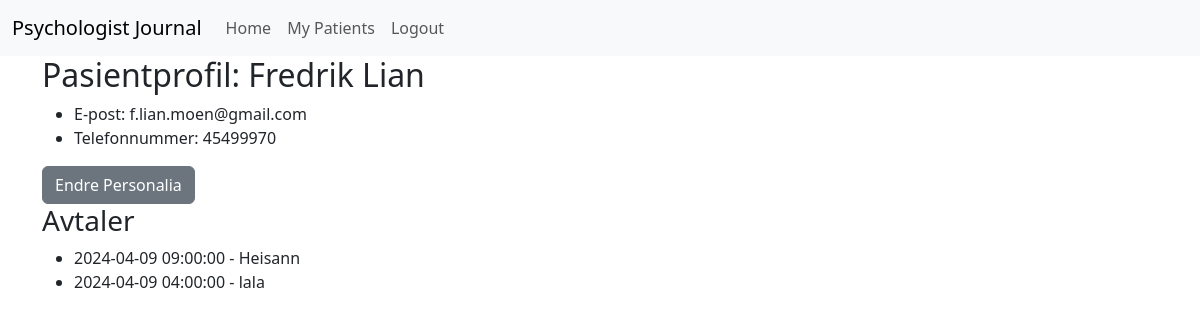
The app's page /patient/1 (signed in), older data.
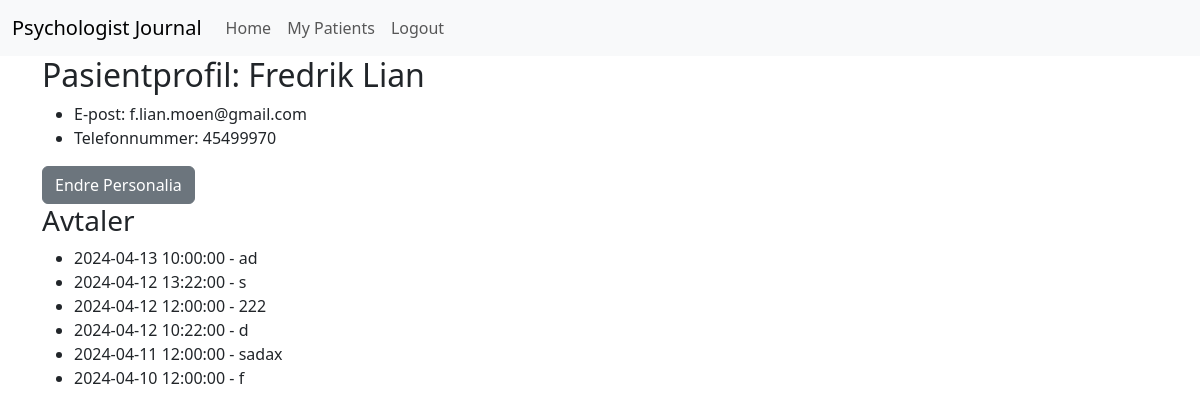
The same page, newer data.
### app/models.py (models this page shows)
class Patient(db.Model):
    id = db.Column(db.Integer, primary_key=True)
    first_name = db.Column(db.String(50), nullable=False)
    last_name = db.Column(db.String(50), nullable=False)
    birth_number = db.Column(db.String(11), unique=True, nullable=False)
    birth_date = db.Column(db.String(10), nullable=False)
    phone_number = db.Column(db.String(20), nullable=False)
    email = db.Column(db.String(100), nullable=False)
    gender = db.Column(db.String(10), nullable=False)
    address = db.Column(db.String(100), nullable=False)
    postal_code = db.Column(db.String(10), nullable=False)
    municipality = db.Column(db.String(50), nullable=False)
    psychologist_id = db.Column(db.Integer, db.ForeignKey('psychologist.id'), nullable=False)
    patient_appointments = db.relationship('Appointment', backref='patient', lazy=True)

class Appointment(db.Model):
    id = db.Column(db.Integer, primary_key=True)
    datetime = db.Column(db.DateTime, nullable=False, default=datetime.utcnow)
    description = db.Column(db.String(200))
    patient_id = db.Column(db.Integer, db.ForeignKey('patient.id'), nullable=False)

### app/routes.py (the view)
@app.route("/patient/<int:patient_id>")
@login_required
def view_patient(patient_id):
    patient = Patient.query.get_or_404(patient_id)
    appointments = Appointment.query.filter_by(patient_id=patient_id).order_by(Appointment.datetime.desc()).all()
    return render_template('patient_profile.html', patient=patient, appointments=appointments)

### app/models.py (called while the page is built)
@login_manager.user_loader
def load_user(user_id):
    return Psychologist.query.get(int(user_id))

### app/templates/patient_profile.html
{% extends "base.html" %}
{% block content %}
<h2>Pasientprofil: {{ patient.first_name }} {{ patient.last_name }}</h2>
<ul>
    <li>E-post: {{ patient.email }}</li>
    <li>Telefonnummer: {{ patient.phone_number }}</li>
</ul>
<a href="{{ url_for('edit_patient', patient_id=patient.id) }}" class="btn btn-secondary">Endre Personalia</a>
<h3>Avtaler</h3>
<ul>
{% for appointment in appointments %}
    <li>{{ appointment.datetime }} - {{ appointment.description }}</li>
{% endfor %}
</ul>
{% endblock %}

### app/templates/base.html (shortened to what this page needs)
<!DOCTYPE html>
<html lang="en">
<head>
    <link rel="stylesheet" href="{{ url_for('static', filename='styles.css') }}">
    <link href="https://cdn.jsdelivr.net/npm/bootstrap@5.3.3/dist/css/bootstrap.min.css" rel="stylesheet">
</head>
<body>
    {% include 'navbar.html' %}
    <div class="container">
        {% block content %}{% endblock %}
    </div>
</body>
</html>

### app/templates/navbar.html (shortened to what this page needs)
<nav class="navbar navbar-expand-lg navbar-light bg-light">
    <div class="container-fluid">
        <a class="navbar-brand" href="{{ url_for('home') }}">Psychologist Journal</a>
        <div class="collapse navbar-collapse" id="navbarNav">
            <ul class="navbar-nav">
                <li class="nav-item">
                    <a class="nav-link" href="{{ url_for('home') }}">Home</a>
                </li>
                {% if current_user.is_authenticated %}
                    <li class="nav-item">
                        <a class="nav-link" href="{{ url_for('patients') }}">My Patients</a>
                    </li>
                    <li class="nav-item">
                        <a class="nav-link" href="{{ url_for('logout') }}">Logout</a>
                    </li>
                {% endif %}
            </ul>
        </div>
    </div>
</nav>

Row changes from the older to the newer data that the page shows:
no longer on this page (row edited): Appointment: datetime "2024-04-09 09:00:00", description "Heisann"
no longer on this page (row edited): Appointment: datetime "2024-04-09 04:00:00", description "lala"
added Appointment: datetime "2024-04-13 10:00:00", description "ad"
added Appointment: datetime "2024-04-12 13:22:00", description "s"
added Appointment: datetime "2024-04-12 12:00:00", description "222"
added Appointment: datetime "2024-04-12 10:22:00", description "d"
added Appointment: datetime "2024-04-11 12:00:00", description "sadax"
added Appointment: datetime "2024-04-10 12:00:00", description "f"
